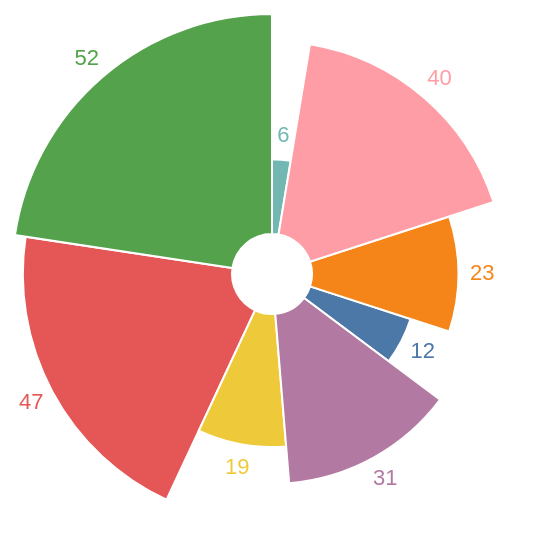

Source (Vega-Lite JSON):
### Vega-Lite specification from a JSON file in a GitHub repository (floating-point values rounded to 4 significant figures)
{"$schema": "https://vega.github.io/schema/vega-lite/v6.json", "description": "A radial chart: angle and radius both from fields, the radius on a square-root scale.", "width": 260, "height": 260, "data": {"values": [{"m": "Jan", "v": 12}, {"m": "Feb", "v": 23}, {"m": "Mar", "v": 47}, {"m": "Apr", "v": 6}, {"m": "May", "v": 52}, {"m": "Jun", "v": 19}, {"m": "Jul", "v": 31}, {"m": "Aug", "v": 40}]}, "layer": [{"mark": {"type": "arc", "innerRadius": 20, "stroke": "#fff"}}, {"mark": {"type": "text", "radiusOffset": 12}, "encoding": {"text": {"field": "v", "type": "quantitative"}}}], "encoding": {"theta": {"field": "v", "type": "quantitative", "stack": true}, "radius": {"field": "v", "scale": {"type": "sqrt", "zero": true, "rangeMin": 20}}, "color": {"field": "m", "type": "nominal", "legend": null, "sort": null}}}
